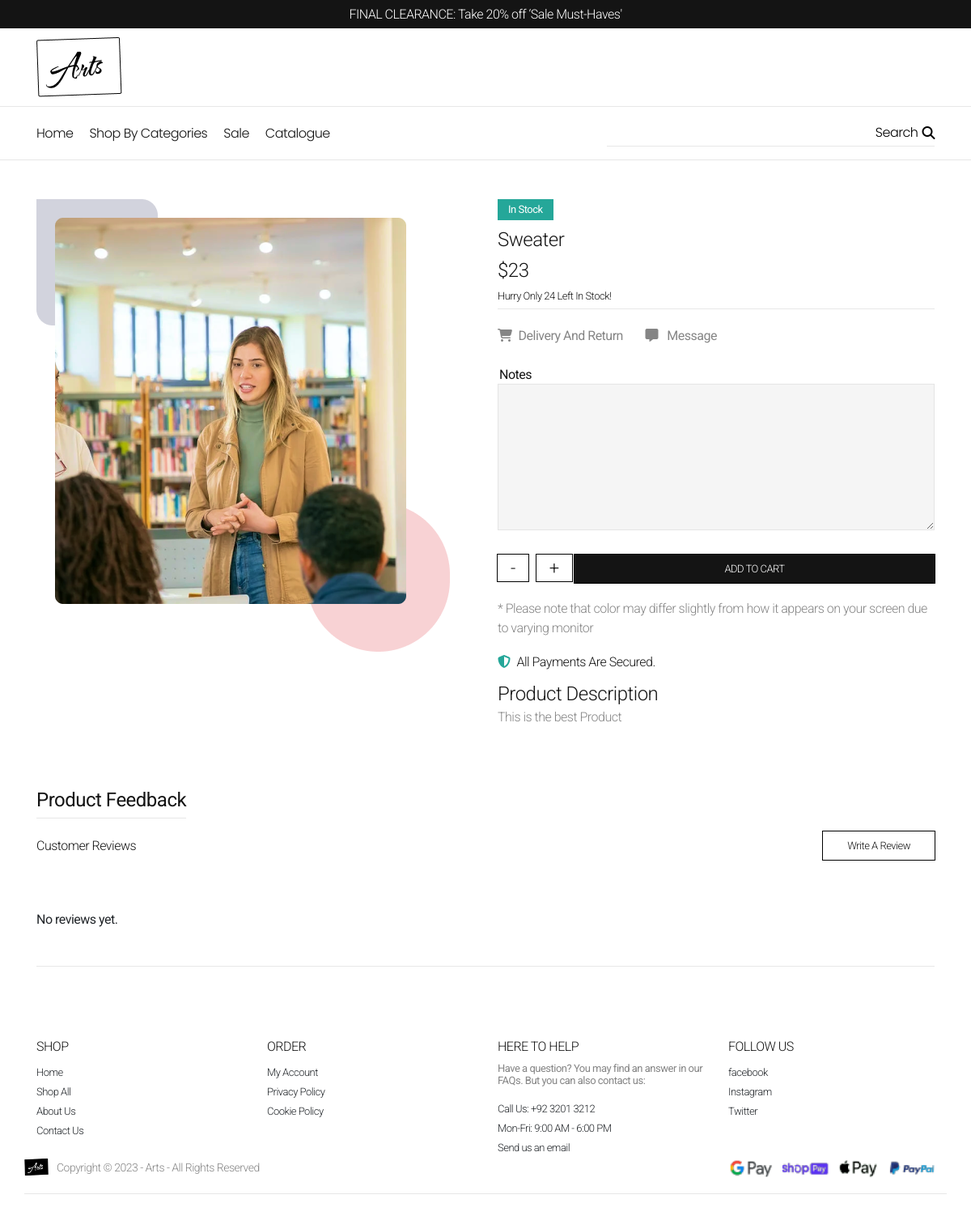
Page /single-product.php?id=SW-299775 on the committed database.
### tables this page shows
CREATE TABLE `products` (
  `Product Id` int(11) NOT NULL,
  `Product Name` varchar(255) NOT NULL,
  `Product Stock` int(11) NOT NULL,
  `Product Category` varchar(255) NOT NULL,
  `Product SKU` varchar(255) NOT NULL,
  `Images` text NOT NULL,
  `Keywords` varchar(255) NOT NULL,
  `Warranty` varchar(50) NOT NULL,
  `Product Price` varchar(255) NOT NULL,
  `Product Description` varchar(255) NOT NULL,
  `Product Brand` varchar(255) NOT NULL
);

### src/functions.php (called while the page is built, shortened)
<?php
class Product
{
    public function __construct($name, $SKU, $category, $stock, $img, $productKeywords, $price, $description, $warranty, $brand)
    {
        $this->price = $price;
        $this->name = $name;
        $this->stock = $stock;
        $this->images = $img;
        $this->description = $description;
    }
    public static function createInstancesOfProduct($connection)
    {
        $showSQL = "SELECT * FROM `products`";
        $showQueryResult = mysqli_query($connection, $showSQL);
    }
}
Product::createInstancesOfProduct($connection);
function checkCurrentProduct($productId)
{
    $products = Product::$instances;
    foreach ($products as $product) {
        if ($product->SKU == $productId) {
            $currentProduct = $product;
            return $currentProduct;
        }
    }
}

### src/single-product.php (the view, shortened to what this page needs)
<?php
include 'config.php';
include 'functions.php';
$productId = $_GET["id"];
?>
<!DOCTYPE html>
<html lang="en">
<head>
    <?php include('includes/header-styles.php'); ?>
</head>
<body>
    <?php include('includes/header.php') ?>
    <main id="single-product-main" class="py-5">
        <div class="container">
            <div class="row">
                <div class="col-6 ">
                    <div class="product-gallery">
                        <img src="assets/images/product-images/<?php echo  $currentProduct->images; ?>">
                    </div>
                </div>
                <div class="col-6">
                    <div class="product-info">
                        <div class="product-stock-label mb-10 fs-13 fc-white fw-400">
                            In Stock
                        </div>
                        <h6 class="product-title fs-24 mb-10 fw-300 fc-secondary">
                            <?php echo $currentProduct->name; ?>
                        </h6>
                        <p class="product-price fs-24 mb-10 fw-300 fc-secondary"><?php echo $currencySymbol . $currentProduct->price; ?></p>
                        <p class="small-product-stock-label fs-13 fw-300 mb-5 fc-secondary pb-2 border-bottom-hr">Hurry Only <?php echo $currentProduct->stock; ?> Left In Stock!</p>
                        <div class="product-policy py-3 pb-4">
                            <a href="policy" class="addHover fc-secondary-400 mr-4"><i class="fa-solid fa-cart-shopping mr-2"></i>Delivery And Return</a>
                            <a href="message" class="addHover fc-secondary-400"><i class="fa-solid fa-message mr-2"></i> Message</a>
                        </div>
                        <form action="POST" class="mb-20">
                            <div class="row">
                                <div class="col-12 mb-30">
                                    <div class="form__wrap">
                                        <label for="notes">Notes</label>
                                        <textarea class="px-3 py-2 ouline-none" name="notes"></textarea>
                                    </div>
                                </div>
                                <div class="col-2">
                                    <div class="d-flex gap-5 counter-btns justify-content-between">
                                        <button data-decrement class="btn btn-primary py-1 fs-22 fw-700 px-3">-</button>
                                        <button data-increment class="btn btn-primary py-1 fs-22 fw-700 px-3">+</button>
                                    </div>
                                </div>
                                <div class="col-10">
                                    <button type="submit" class="btn btn-secondary btn-lg" data-add-to-cart data-product-id="<?php echo $productId; ?>">ADD TO CART</button>
                                </div>
                            </div>
                        </form>
                        <i class="product-note fw-300 fc-secondary-400 fs-16 mb-20 d-block">* Please note that color may differ slightly from how it appears on your screen
                            due to varying monitor</i>
                        <p class="fw-300 fc-secondary"><i style="color: #25A799" class="fa-solid fa-shield-halved mr-2"></i>All Payments Are Secured.</p>
                        <div class="product-description pt-3 pb-4">
                            <h6 class="product-description-title fw-300 fs-24 fc-secondary mb-2">Product Description</h6>
                            <div class="product-description-content fw-300 fc-secondary-400">
                                <?php echo $currentProduct->description; ?>
                            </div>
                        </div>
                    </div>
                </div>
            </div>
        </div>
    </main>
    <div class="product-feedback">
        <div class="container">
            <button class="pb-1 fc-secondary fs-24 fw-400 border-bottom-hr">Product Feedback</button>
            <div class="product-feedback-head d-flex align-items-center justify-content-between fs-23 fw-300 fc-secondary py-3">
                Customer Reviews
                <button class="btn btn-primary">Write A Review</button>
            </div>
            <div class="feedback-content py-5 mb-4 border-bottom-hr">
                <p>No reviews yet.</p>
            </div>
        </div>
    </div>
    <?php include('includes/footer.php') ?>
</body>
</html>

### src/includes/header-styles.php (shortened to what this page needs)
<?php
$currencySymbol = "$";
$site__email = 'info@arts.com';
$site__phone = '+92 3201 3212';
$site__name = 'Arts';
?>
<link rel="stylesheet" href="https://cdnjs.cloudflare.com/ajax/libs/font-awesome/6.4.2/css/all.min.css" />
<link href="https://cdn.jsdelivr.net/npm/remixicon@3.5.0/fonts/remixicon.css" rel="stylesheet">
<link rel="stylesheet" href="assets/css/style.css">
<link rel="stylesheet" href="assets/css/responsive.css">

### src/includes/header.php (shortened to what this page needs)
<?php
$promotionTitle = "FINAL CLEARANCE: Take 20% off ‘Sale Must-Haves'";
?>
<header>
    <div class="top--header bg-secondary py-2">
        <h6 class="fw-300 mb-0 fs-16 fc-primary text-center"><?php echo $promotionTitle; ?></h6>
    </div>
    <div class="middle--header border-bottom-hr d-flex justify-content-between">
        <div class="container">
            <div class="d-md-flex py-1 align-items-center justify-content-between">
                <div class="logo">
                    <a href="index.php"><img src="assets/images/logos/logo-white.png" alt="Logo"></a>
                </div>
            </div>
        </div>
    </div>
    <div class="bottom--header  border-bottom-hr">
        <div class="container">
            <div class="d-flex py-3 fw-300 ff-secondary align-items-center justify-content-between">
                <ul class="d-flex gap-20 list-unstyled">
                    <li><a href="index.php">Home</a></li>
                    <li class="li--has-submenu">
                        <a href="javscript:;">Shop By Categories <span class="icon__wrap"><i class="ri-arrow-drop-down-fill"></i></span></a>
                    </li>
                    <li><a href="">Sale</a></li>
                    <li><a href="">Catalogue</a></li>
                </ul>
                <div class="search--bar d-flex align-items-center border-bottom-hr py-1 fw-300 fs-16">
                    <input type="text" class="mr-3 d-block">
                    <button class="d-flex gap-5 align-items-center">Search<i class="fa-solid fa-magnifying-glass"></i></button>
                </div>
            </div>
        </div>
    </div>
</header>

### src/includes/footer.php (shortened to what this page needs)
<footer>
    <div class="container">
        <div class="row pb-3 border-bottom-hr">
            <div class="col-lg-6 col-sm-12">
                <div class="row">
                    <div class="col-lg-6 col-sm-12">
                        <h6 class="fw-300 fs-16 fc-secondary mb-10">SHOP</h6>
                        <ul>
                            <li><a href="index.php">Home</a></li>
                            <li><a href="">Shop All</a></li>
                            <li><a href="">About Us</a></li>
                            <li><a href="">Contact Us</a></li>
                        </ul>
                    </div>
                    <div class="col-lg-6 col-sm-12">
                        <h6 class="fw-300 fs-16 fc-secondary mb-10">ORDER</h6>
                        <ul>
                            <li><a href="index.php">My Account</a></li>
                            <li><a href="">Privacy Policy</a></li>
                            <li><a href="">Cookie Policy</a></li>
                        </ul>
                    </div>
                </div>
            </div>
            <div class="col-lg-6 col-sm-12">
                <div class="row">
                    <div class="col-lg-6 col-sm-12">
                        <h6 class="fw-300 fs-16 fc-secondary mb-10">HERE TO HELP</h6>
                        <p class="fs-13 mb-15 fc-secondary-400">Have a question? You may find an answer in our FAQs. But you can also contact us:</p>
                        <ul>
                            <li><a href="<?php echo $site__phone; ?>">Call Us: <?php echo $site__phone; ?></a></li>
                            <li><a href="">Mon-Fri: 9:00 AM - 6:00 PM</a></li>
                            <li><a href="<?php echo $site__email; ?>">Send us an email</a></li>
                        </ul>
                    </div>
                    <div class="col-lg-6 col-sm-12">
                        <h6 class="fw-300 fs-16 fc-secondary mb-10">FOLLOW US</h6>
                        <ul>
                            <li>
                                <a href="https://www.facebook.com" target="_blank">facebook</a>
                            </li>
                            <li>
                                <a href="https://www.instagram.com" target="_blank">Instagram</a>
                            </li>
                            <li>
                                <a href="https://www.twitter.com" target="_blank">Twitter</a>
                            </li>
                        </ul>
                    </div>
                </div>
            </div>
            <div class="col-lg-12">
                <div class="row">
                    <div class="flex-1">
                        <div class="logo d-flex align-items-center gap-10">
                            <img src="assets/images/logos/logo-black.png" width="30px" alt="">
                            <p class="fs-14 fw-300 fc-secondary-400">Copyright © <?php echo date('Y') ?> - <?php echo $site__name; ?> - All Rights Reserved</p>
                        </div>
                    </div>
                    <div class="col-lg-3 col-md-12 col-sm-12">
                        <div class="d-flex gap-10">
                            <img src="assets/images/payments/icons.png" alt="">
                        </div>
                    </div>
                </div>
            </div>
        </div>
    </div>
</footer>
<?php include('includes/footer-scripts.php') ?>

### src/includes/footer-scripts.php (shortened to what this page needs)
<link rel="stylesheet" href="https://cdnjs.cloudflare.com/ajax/libs/fancybox/3.5.7/jquery.fancybox.min.css" />

### src/assets/css/style.css (style rules this page uses)
* { margin: 0; padding: 0; letter-spacing: -.5px; font: inherit; }
*, *::before, *::after { box-sizing: border-box; }
a { color: var(--clr-secondary); }
html, body { overflow-x: hidden; scroll-behavior: smooth; }
body { -webkit-font-smoothing: antialiased; font-family: var(--ff-primary); }
img { max-width: 100%; }
button { background: none; outline: none; }
ul, ol { margin: 0; padding: 0; }
h1, h2, h3, h4, h5, h6, p { padding: 0; margin-bottom: 0; color: var(--clr-neutral-700); }
p { color: var(--fc-neutral-400); font-size: var(--fs-16); font-weight: 400; line-height: normal; }
button, input { outline: none; border: none; }
label { display: block; }
input { width: 100%; }
.form__wrap { --input-height: 38px; --input-bd-radius: 0; --input-bd: 1px solid #E5E5E5; --input-bg: #F5F5F5; --input-padding: 15px; --input-width: 100%; --input-display: block; --form-grid-template: repeat(2, 1fr); --form-grid-gap: 30px; --input-wrap-margin: 0 0 20px; --text-area-height: 181px; --label-mb: 2px; --label-display: block; }
.form__wrap label { color: var(--clr-secondary); font-size: var(--fs-16); font-weight: 400; line-height: normal; margin: var(--label-mb); display: var(--label-display); }
.form__wrap input, .form__wrap select, .form__wrap textarea { height: var(--input-height); border-radius: var(--input-bd-radius); border: var(--input-bd); background: var(--input-bg); padding: var(--input-padding); width: var(--input-width); display: var(--input-display); color: var(--clr-secondary); padding-block: 0; }
.form__wrap textarea { height: var(--text-area-height); }
.border-bottom-hr { border-bottom: 1px solid #e7e7e7; }
.mb-0 { margin-bottom: 0 !important; }
.bg-secondary { background-color: var(--clr-secondary) !important; }
.ff-secondary { font-family: var(--ff-secondary); }
.fc-white { color: #FFF; }
.fc-primary { color: var(--clr-primary); }
.fc-secondary { color: var(--clr-secondary); }
.fc-secondary-400 { color: var(--clr-secondary-400); }
.fw-300 { font-weight: 300; }
.fw-400 { font-weight: 400; }
.fw-700 { font-weight: 700; }
.fs-14 { font-size: var(--fs-14) !important; }
.fs-13 { font-size: var(--fs-13) !important; }
.fs-16 { font-size: var(--fs-16) !important; }
.fs-22 { font-size: var(--fs-22) !important; }
.fs-24 { font-size: var(--fs-24) !important; }
.flex-1 { flex: 1; }
.gap-5 { gap: 5px; }
.gap-10 { gap: 10px; }
.gap-20 { gap: 20px; }
.mb-2 { margin-bottom: 2px !important; }
.mb-5 { margin-bottom: 5px !important; }
.mb-10 { margin-bottom: 10px !important; }
.mb-15 { margin-bottom: 15px !important; }
.mb-20 { margin-bottom: 20px !important; }
.mb-30 { margin-bottom: 30px !important; }
.btn-lg { width: 100%; max-width: 100%; }
.btn { padding: 10px 30px; border-radius: 0; display: inline-flex; align-items: center; justify-content: center; font-size: var(--fs-13); font-weight: 300; line-height: normal; }
.btn.active, .btn.btn-primary:focus, .btn.btn-secondary:focus, .btn-primary:hover, .btn-secondary { outline: 1px solid #000 !important; border: none; box-shadow: none !important; background-color: var(--clr-secondary) !important; color: var(--clr-primary); }
.btn-primary { background-color: var(--clr-primary) !important; color: var(--clr-secondary); outline: 1px solid #000; border: none !important; }
.addHover { transition: color 100ms ease; }
.search--bar { cursor: pointer; }
.li--has-submenu { position: relative; }
footer { padding: var(--section-padding); }
footer ul li a { font-size: var(--fs-13); color: var(--clr-primary-400); font-weight: 300; }
footer li { list-style-type: none; }
.product-stock-label { width: max-content; padding: 3px 13px; background: #25A799; }
.product-gallery { position: sticky; top: 0; }

### src/assets/css/variables.css (style rules this page uses)
:root { --ff-primary: 'Roboto', sans-serif; --ff-secondary: 'Poppins', sans-serif; --clr-primary: #ffffff; --clr-secondary: #141414; --clr-secondary-400: #858585; --section-padding: 65px 0; --fs-13: 13px; --fs-14: 14px; --fs-16: 16px; --fs-18: 18px; --fs-20: 20px; --fs-22: 22px; --fs-24: 24px; --fs-25: 25px; --fs-30: 30px; --fs-35: 35px; --fs-40: 40px; --fs-45: 45px; --fs-50: 50px; --fs-55: 55px; --fs-60: 60px; --fs-65: 65px; }

### rows in the picture
products: Images (picture), Product Name "Sweater", Product Price "23", Product Stock "24", Product Description "This is the best Product"

### other values in the picture
$promotionTitle "FINAL CLEARANCE: Take 20% off ‘Sale Must-Haves'"
$currencySymbol "$"
$site__phone "+92 3201 3212"
$site__name "Arts"
